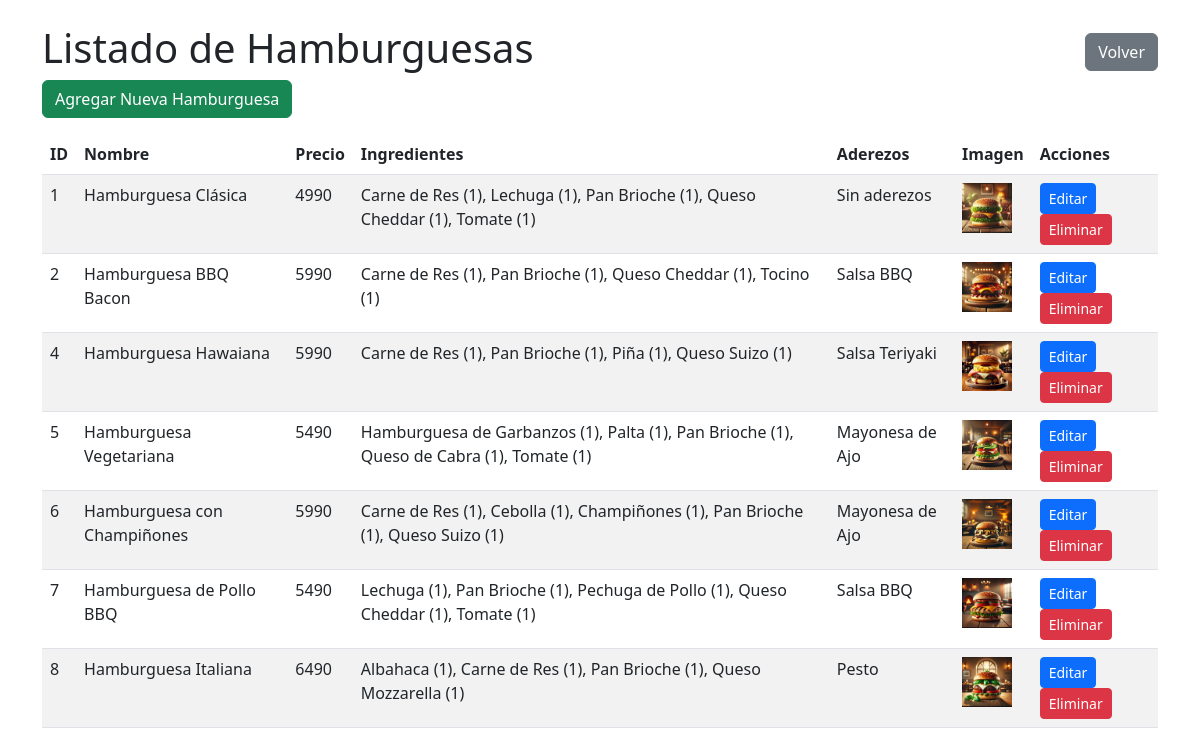
The page /mantenedores/hamburguesas/listar.php on the database its author committed.
### tables this page shows
CREATE TABLE `hamburguesa` (
  `id_hamburguesa` int(11) NOT NULL,
  `nombre_hamburguesa` varchar(50) DEFAULT NULL,
  `descripcion` varchar(255) DEFAULT NULL,
  `precio` int(11) DEFAULT NULL,
  `imagen` varchar(255) DEFAULT NULL
);

### mantenedores/hamburguesas/listar.php (the view, shortened to what this page needs)
<?php
include '../../conexion.php';
$sql = "SELECT h.id_hamburguesa, h.nombre_hamburguesa, h.precio, h.imagen,
               GROUP_CONCAT(DISTINCT CONCAT(i.nombre_ingrediente, ' (', hi.cantidad, ')') SEPARATOR ', ') AS ingredientes,
               GROUP_CONCAT(DISTINCT a.nombre_aderezo SEPARATOR ', ') AS aderezos
        FROM hamburguesa h
        LEFT JOIN hamburguesa_ingrediente hi ON h.id_hamburguesa = hi.id_hamburguesa
        LEFT JOIN ingrediente i ON hi.id_ingrediente = i.id_ingrediente
        LEFT JOIN hamburguesa_aderezo ha ON h.id_hamburguesa = ha.id_hamburguesa
        LEFT JOIN aderezo a ON ha.id_aderezo = a.id_aderezo
        GROUP BY h.id_hamburguesa";
$result = $conexion->query($sql);
?>
<!DOCTYPE html>
<html lang="es">
<head>
    <link href="https://cdn.jsdelivr.net/npm/bootstrap@5.3.0/dist/css/bootstrap.min.css" rel="stylesheet">
</head>
<body>
<div class="container mt-4">
    <div class="d-flex justify-content-between align-items-center">
        <h1>Listado de Hamburguesas</h1>
        <button class="btn btn-secondary" onclick="window.location.href='../../index/index-mantenedores.php'">Volver</button>
    </div>
    <a href="insertar.php" class="btn btn-success mb-3">Agregar Nueva Hamburguesa</a>
    <table class="table table-striped">
        <thead>
            <tr>
                <th>ID</th>
                <th>Nombre</th>
                <th>Precio</th>
                <th>Ingredientes</th>
                <th>Aderezos</th>
                <th>Imagen</th>
                <th>Acciones</th>
            </tr>
        </thead>
        <tbody>
            <?php if ($result->num_rows > 0): ?>
                <?php while ($row = $result->fetch_assoc()): ?>
                    <tr>
                        <td><?php echo $row['id_hamburguesa']; ?></td>
                        <td><?php echo $row['nombre_hamburguesa']; ?></td>
                        <td><?php echo $row['precio']; ?></td>
                        <td><?php echo $row['ingredientes'] ? $row['ingredientes'] : 'Sin ingredientes'; ?></td>
                        <td><?php echo $row['aderezos'] ? $row['aderezos'] : 'Sin aderezos'; ?></td>
                        <td>
                            <?php if (!empty($row['imagen'])): ?>
                                <img src="../../uploads/hamburguesas/<?php echo htmlspecialchars($row['imagen']); ?>" alt="Imagen de la hamburguesa" style="width: 50px; height: 50px; object-fit: cover;">
                            <?php else: ?>
                                No disponible
                            <?php endif; ?>
                        </td>
                        <td>
                            <a href="editar.php?id=<?php echo $row['id_hamburguesa']; ?>" class="btn btn-primary btn-sm">Editar</a>
                            <button class="btn btn-danger btn-sm" data-bs-toggle="modal" data-bs-target="#eliminarModal" data-id="<?php echo $row['id_hamburguesa']; ?>">Eliminar</button>
                        </td>
                    </tr>
                <?php endwhile; ?>
            <?php else: ?>
                <tr>
                    <td colspan="7" class="text-center">No se encontraron hamburguesas.</td>
                </tr>
            <?php endif; ?>
        </tbody>
    </table>
</div>
</body>
</html>

### rows shown on the page
hamburguesa: id_hamburguesa "1", nombre_hamburguesa "Hamburguesa Clásica", precio "4990", ingredientes "Carne de Res (1), Lechuga (1), Pan Brioche (1), Queso Cheddar (1), Tomate (1)", shows "Sin aderezos", imagen (picture)
hamburguesa: id_hamburguesa "2", nombre_hamburguesa "Hamburguesa BBQ Bacon", precio "5990", ingredientes "Carne de Res (1), Pan Brioche (1), Queso Cheddar (1), Tocino (1)", aderezos "Salsa BBQ", imagen (picture)
hamburguesa: id_hamburguesa "4", nombre_hamburguesa "Hamburguesa Hawaiana", precio "5990", ingredientes "Carne de Res (1), Pan Brioche (1), Piña (1), Queso Suizo (1)", aderezos "Salsa Teriyaki", imagen (picture)
hamburguesa: id_hamburguesa "5", nombre_hamburguesa "Hamburguesa Vegetariana", precio "5490", ingredientes "Hamburguesa de Garbanzos (1), Palta (1), Pan Brioche (1), Queso de Cabra (1), Tomate (1)", aderezos "Mayonesa de Ajo", imagen (picture)
hamburguesa: id_hamburguesa "6", nombre_hamburguesa "Hamburguesa con Champiñones", precio "5990", ingredientes "Carne de Res (1), Cebolla (1), Champiñones (1), Pan Brioche (1), Queso Suizo (1)", aderezos "Mayonesa de Ajo", imagen (picture)
hamburguesa: id_hamburguesa "7", nombre_hamburguesa "Hamburguesa de Pollo BBQ", precio "5490", ingredientes "Lechuga (1), Pan Brioche (1), Pechuga de Pollo (1), Queso Cheddar (1), Tomate (1)", aderezos "Salsa BBQ", imagen (picture)
hamburguesa: id_hamburguesa "8", nombre_hamburguesa "Hamburguesa Italiana", precio "6490", ingredientes "Albahaca (1), Carne de Res (1), Pan Brioche (1), Queso Mozzarella (1)", aderezos "Pesto", imagen (picture)
